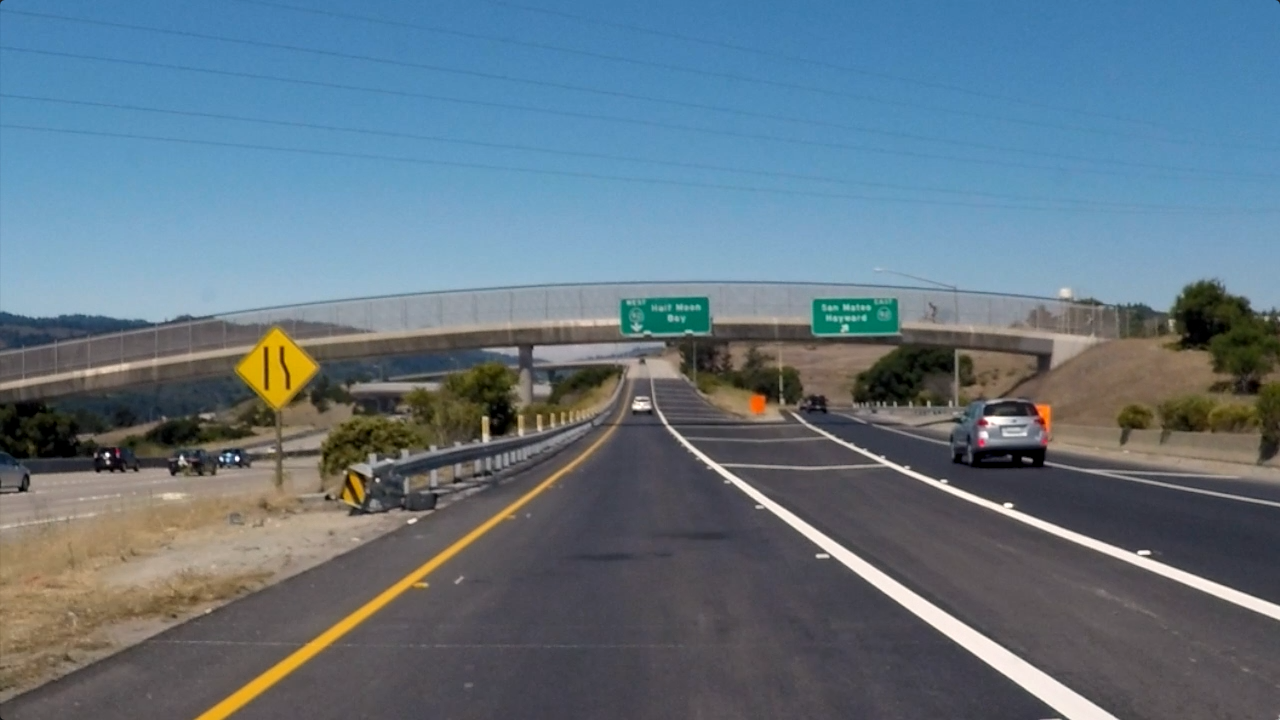
#> input picture find_lane_lines/exit_ramp.png, 1280 x 720 px
$ python Hough_transform.py
#> lines starting #> are read from the running program, lines starting #| are printed output that depends on the picture; after the words box and inside, x2 and y2 are one past the last pixel; in counts of white or black regions, pixels touching at a corner belong together
# import matplotlib.pyplot as plt
# import matplotlib.image as mpimg
import numpy as np
import cv2


# Read in and grayscale the image
# Note: in the previous example we were reading a .jpg
# Here we read a .png and convert to 0,255 bytescale
image = cv2.imread("exit_ramp.png")
#> image is the input picture: shape (720, 1280, 3); mean B, G, R 129.7, 116.9, 98.5
gray = cv2.cvtColor(image,cv2.COLOR_RGB2GRAY)
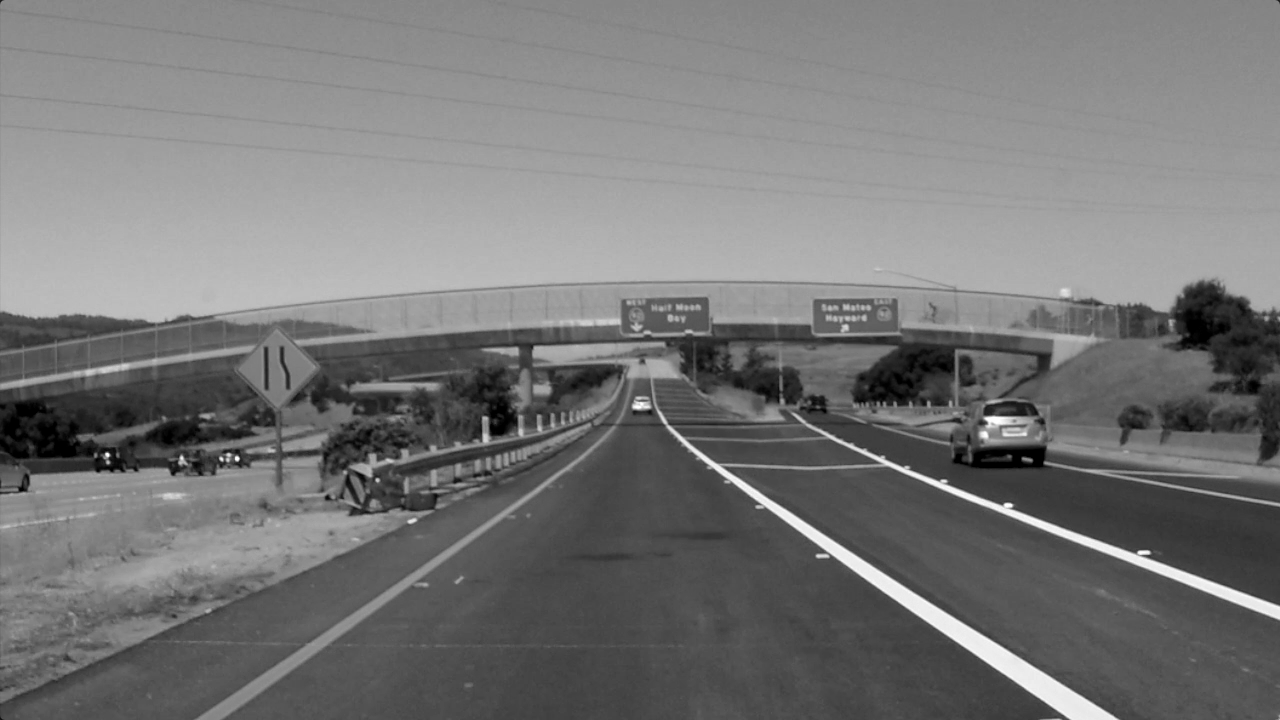
#> gray: shape (720, 1280); min 0, max 255, mean 118.7
cv2.imwrite("exit_ramp_gray.png",gray)
# Define a kernel size and apply Gaussian smoothing
kernel_size = 5
blur_gray = cv2.GaussianBlur(gray,(kernel_size, kernel_size),0)

# Define our parameters for Canny and apply
low_threshold = 50
high_threshold = 150
edges = cv2.Canny(blur_gray, low_threshold, high_threshold)
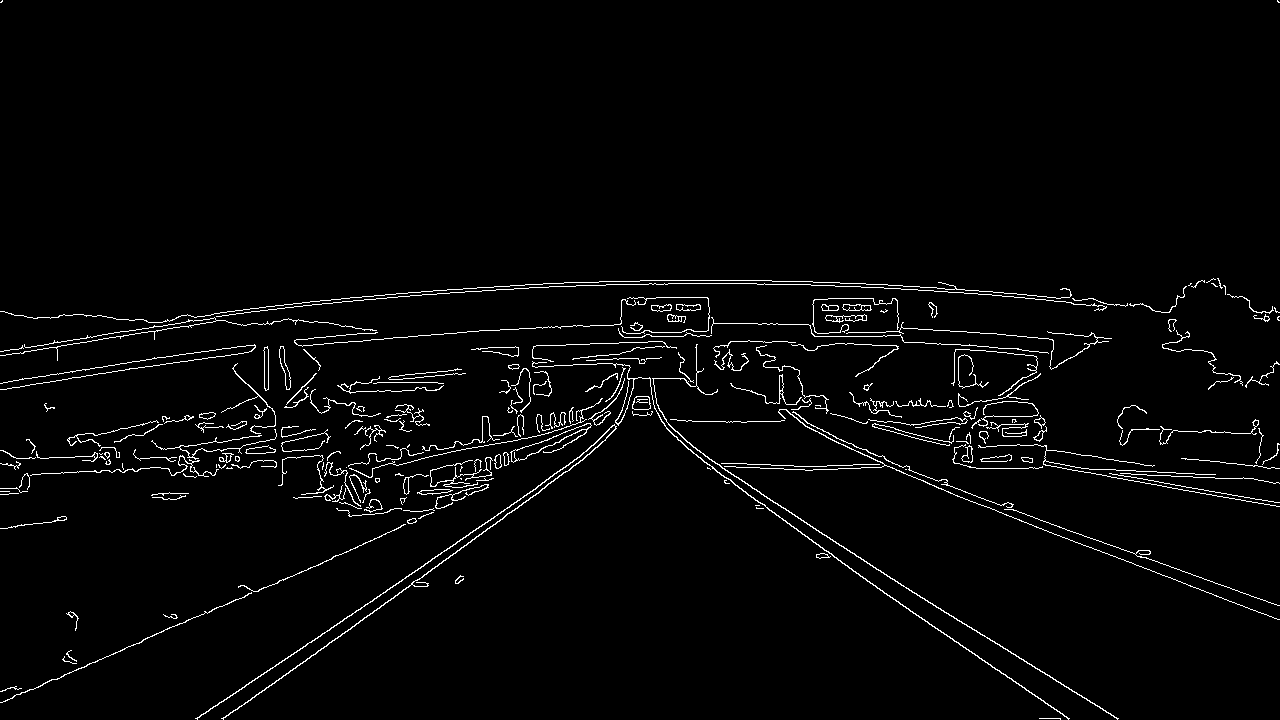
#> edges: shape (720, 1280); 2.6% white in thin lines or dots

# Next we'll create a masked edges image using cv2.fillPoly()
mask = np.zeros_like(edges)
ignore_mask_color = 255

# This time we are defining a four sided polygon to mask
imshape = image.shape
#> imshape = (720, 1280, 3)
vertices = np.array([[(0,imshape[0]),(640,430), (imshape[1],imshape[0])]], dtype=np.int32)
#> vertices = [[0, 720], [640, 430], [1280, 720]]
cv2.fillPoly(mask, vertices, ignore_mask_color)
#> mask: shape (720, 1280); 20.1% white; 1 white region, box (x1, y1, x2, y2) and area: (2, 430, 1279, 720) 185659
masked_edges = cv2.bitwise_and(edges, mask)
#> masked_edges: shape (720, 1280); 0.29% white in thin lines or dots, all inside (x1, y1, x2, y2) = (195, 452, 1119, 720)

# Define the Hough transform parameters
# Make a blank the same size as our image to draw on
rho = 2 # distance resolution in pixels of the Hough grid
theta = np.pi/180 # angular resolution in radians of the Hough grid
threshold = 15    # minimum number of votes (intersections in Hough grid cell)
min_line_length = 40 #minimum number of pixels making up a line
max_line_gap = 20 # maximum gap in pixels between connectable line segments
line_image = np.copy(image)*1 # creating a blank to draw lines on

# Run Hough on edge detected image
# Output "lines" is an array containing endpoints of detected line segments
lines = cv2.HoughLinesP(masked_edges, rho, theta, threshold, np.array([]),
                            min_line_length, max_line_gap)
#> lines = 18 rows, first 6: [873, 567, 990, 640], [281, 678, 584, 458], [457, 541, 552, 476], [989, 638, 1118, 718], [776, 515, 1013, 681], [810, 526, 854, 553]

# Iterate over the output "lines" and draw lines on a blank image
for line in lines:
	# print (line)
    for x1,y1,x2,y2 in line:
        cv2.line(line_image,(x1,y1),(x2,y2),(0,0,225),10)
#> this loop made 18 passes
#> line on passes 1 to 12: [[873, 567, 990, 640]], [[281, 678, 584, 458]], [[457, 541, 552, 476]], [[989, 638, 1118, 718]], [[776, 515, 1013, 681]], [[810, 526, 854, 553]], [[223, 719, 385, 602]], [[197, 718, 493, 518]], [[1011, 678, 1068, 719]], [[707, 467, 789, 523]], [[847, 550, 894, 579]], [[722, 467, 767, 498]]
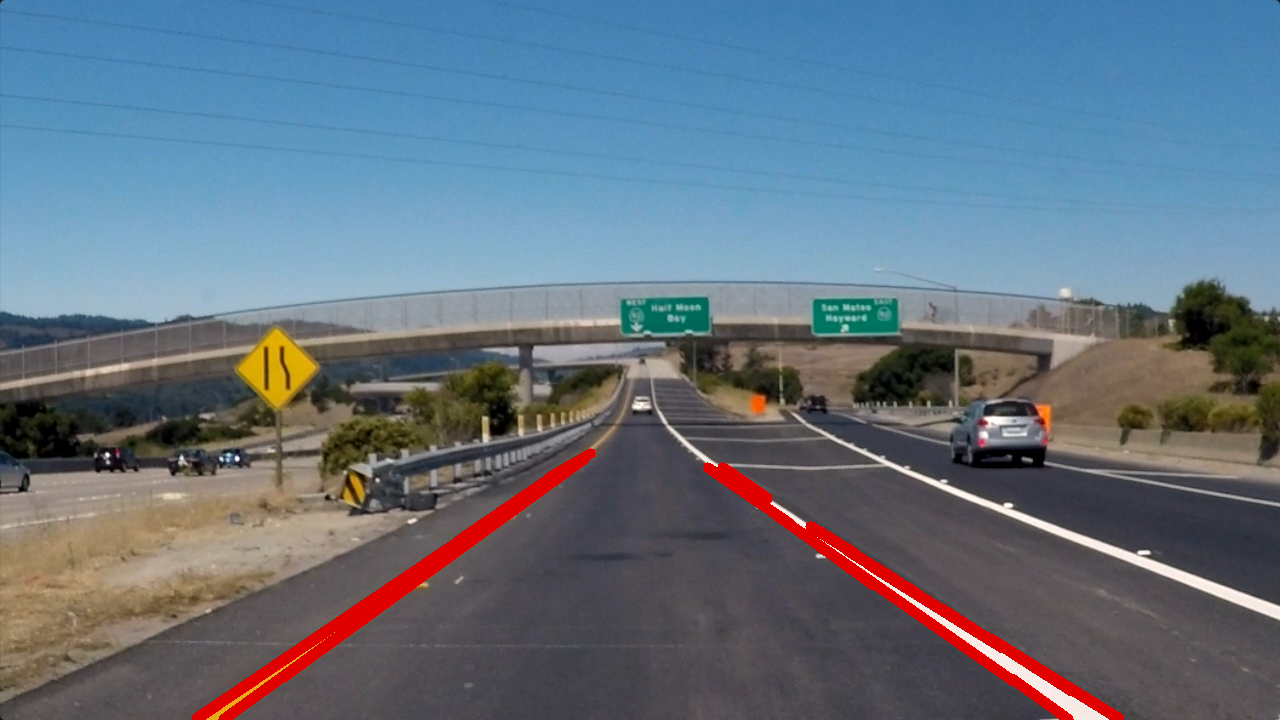
#> line_image: shape (720, 1280, 3); 2.05% of pixels changed, all inside (x1, y1, x2, y2) = (191, 448, 1124, 720)

# Create a "color" binary image to combine with line image
color_edges = np.dstack((edges, edges, edges))
#> color_edges: shape (720, 1280, 3); 2.6% white in thin lines or dots
print (color_edges.shape, line_image.shape)
#| (720, 1280, 3) (720, 1280, 3)
# Draw the lines on the edge image
lines_edges = cv2.addWeighted(color_edges, 0.8, line_image, 1, 0)
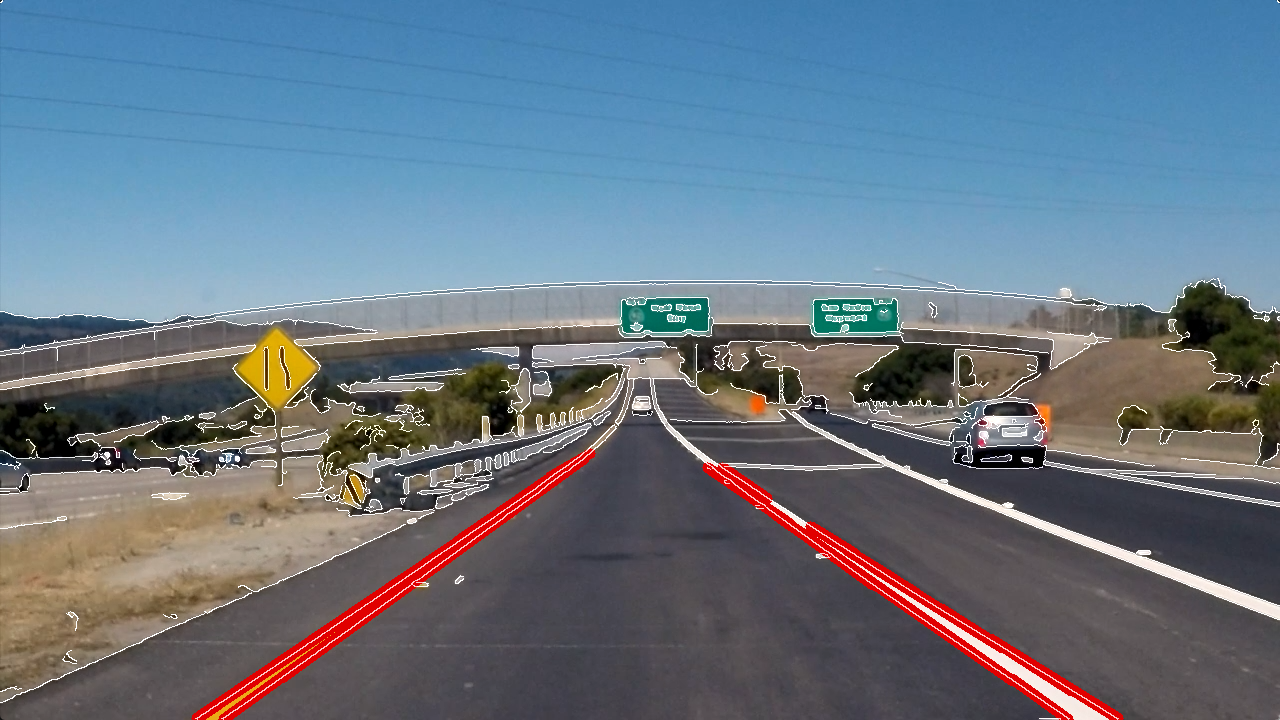
#> lines_edges: shape (720, 1280, 3); mean of channels 0, 1, 2 131.5, 117.9, 103.2; drawn as B, G, R
# plt.imshow(lines_edges)

cv2.imwrite("lines_edges.png",lines_edges)
